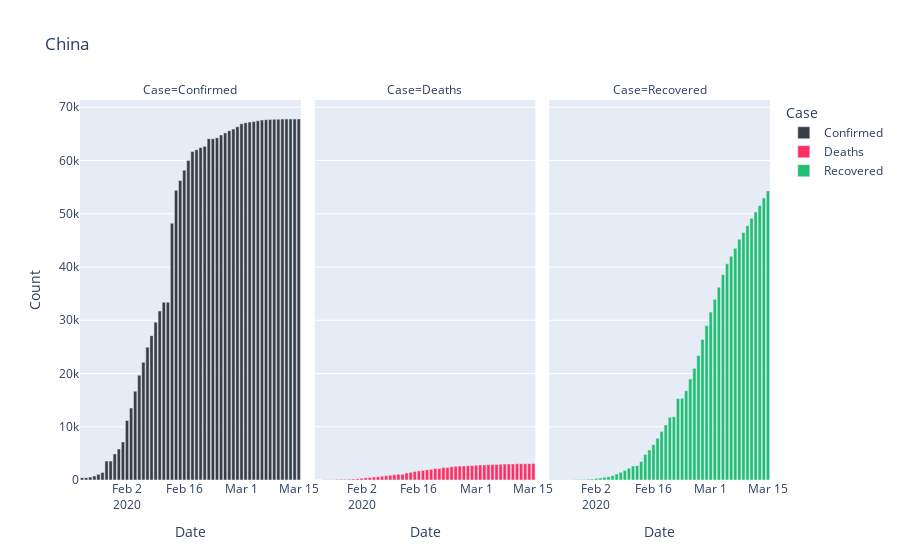
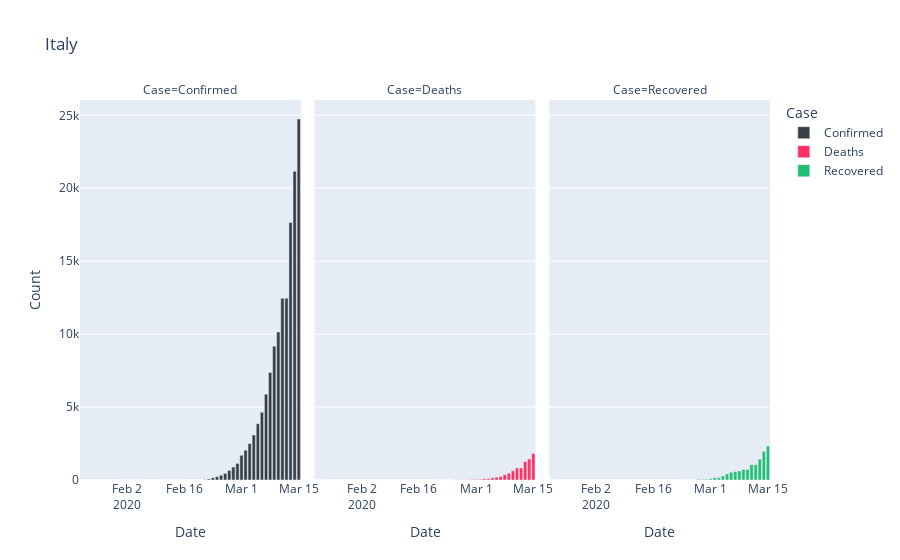
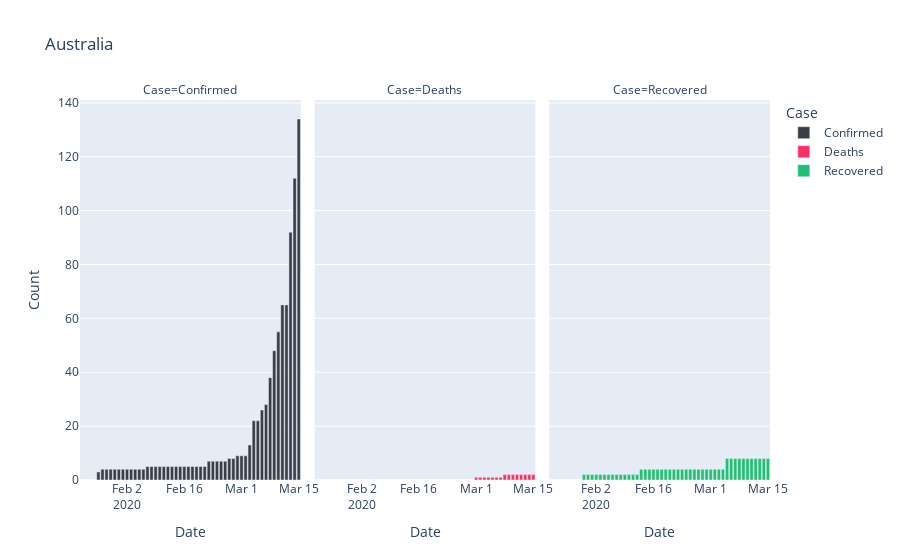
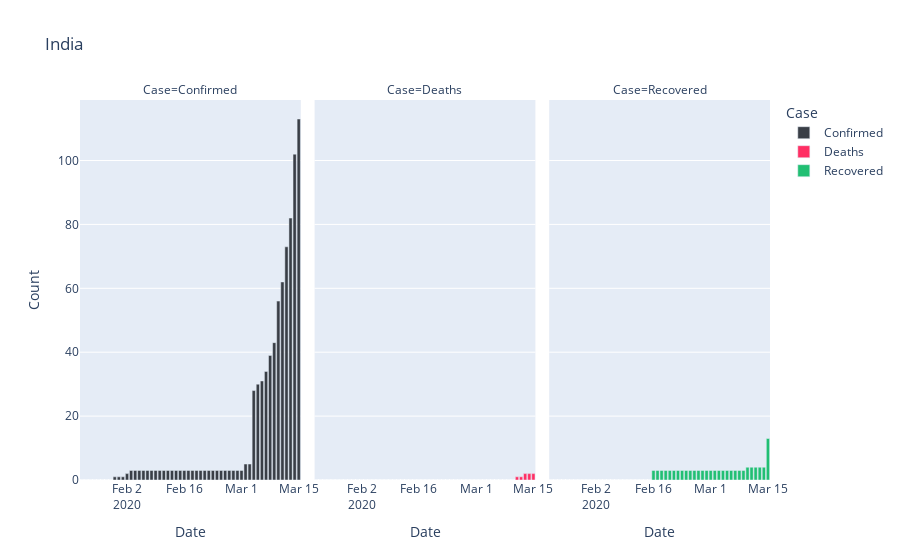

Source (notebook cell) for these figures, in order:
### Code cell
get_split_fig(["China","Italy","Australia","India"])

### Figure 1 — Plotly figure (JSON) as saved in the notebook; plotly's stock layout.template omitted (floating-point values rounded to 4 significant figures)
{"data": [{"alignmentgroup": "True", "hoverlabel": {"namelength": 0}, "hovertemplate": "Case=Confirmed<br>Date=%{x}<br>Count=%{y}", "legendgroup": "Confirmed", "marker": {"color": "#393e46"}, "name": "Confirmed", "offsetgroup": "Confirmed", "orientation": "v", "showlegend": true, "textposition": "auto", "type": "bar", "x": ["2020-01-22T00:00:00", "2020-01-23T00:00:00", "2020-01-24T00:00:00", "2020-01-25T00:00:00", "2020-01-26T00:00:00", "2020-01-27T00:00:00", "2020-01-28T00:00:00", "2020-01-29T00:00:00", "2020-01-30T00:00:00", "2020-01-31T00:00:00", "2020-02-01T00:00:00", "2020-02-02T00:00:00", "2020-02-03T00:00:00", "2020-02-04T00:00:00", "2020-02-05T00:00:00", "2020-02-06T00:00:00", "2020-02-07T00:00:00", "2020-02-08T00:00:00", "2020-02-09T00:00:00", "2020-02-10T00:00:00", "2020-02-11T00:00:00", "2020-02-12T00:00:00", "2020-02-13T00:00:00", "2020-02-14T00:00:00", "2020-02-15T00:00:00", "2020-02-16T00:00:00", "2020-02-17T00:00:00", "2020-02-18T00:00:00", "2020-02-19T00:00:00", "2020-02-20T00:00:00", "2020-02-21T00:00:00", "2020-02-22T00:00:00", "2020-02-23T00:00:00", "2020-02-24T00:00:00", "2020-02-25T00:00:00", "2020-02-26T00:00:00", "2020-02-27T00:00:00", "2020-02-28T00:00:00", "2020-02-29T00:00:00", "2020-03-01T00:00:00", "2020-03-02T00:00:00", "2020-03-03T00:00:00", "2020-03-04T00:00:00", "2020-03-05T00:00:00", "2020-03-06T00:00:00", "2020-03-07T00:00:00", "2020-03-08T00:00:00", "2020-03-09T00:00:00", "2020-03-10T00:00:00", "2020-03-11T00:00:00", "2020-03-12T00:00:00", "2020-03-13T00:00:00", "2020-03-14T00:00:00", "2020-03-15T00:00:00"], "xaxis": "x", "y": [444, 444, 549, 761, 1058, 1423, 3554, 3554, 4903, 5806, 7153, 11177, 13522, 16678, 19665, 22112, 24953, 27100, 29631, 31728, 33366, 33366, 48206, 54406, 56249, 58182, 59989, 61682, 62031, 62442, 62662, 64084, 64084, 64287, 64786, 65187, 65596, 65914, 66337, 66907, 67103, 67217, 67332, 67466, 67592, 67666, 67707, 67743, 67760, 67773, 67781, 67786, 67790, 67794], "yaxis": "y"}, {"alignmentgroup": "True", "hoverlabel": {"namelength": 0}, "hovertemplate": "Case=Deaths<br>Date=%{x}<br>Count=%{y}", "legendgroup": "Deaths", "marker": {"color": "#ff2e63"}, "name": "Deaths", "offsetgroup": "Deaths", "orientation": "v", "showlegend": true, "textposition": "auto", "type": "bar", "x": ["2020-01-22T00:00:00", "2020-01-23T00:00:00", "2020-01-24T00:00:00", "2020-01-25T00:00:00", "2020-01-26T00:00:00", "2020-01-27T00:00:00", "2020-01-28T00:00:00", "2020-01-29T00:00:00", "2020-01-30T00:00:00", "2020-01-31T00:00:00", "2020-02-01T00:00:00", "2020-02-02T00:00:00", "2020-02-03T00:00:00", "2020-02-04T00:00:00", "2020-02-05T00:00:00", "2020-02-06T00:00:00", "2020-02-07T00:00:00", "2020-02-08T00:00:00", "2020-02-09T00:00:00", "2020-02-10T00:00:00", "2020-02-11T00:00:00", "2020-02-12T00:00:00", "2020-02-13T00:00:00", "2020-02-14T00:00:00", "2020-02-15T00:00:00", "2020-02-16T00:00:00", "2020-02-17T00:00:00", "2020-02-18T00:00:00", "2020-02-19T00:00:00", "2020-02-20T00:00:00", "2020-02-21T00:00:00", "2020-02-22T00:00:00", "2020-02-23T00:00:00", "2020-02-24T00:00:00", "2020-02-25T00:00:00", "2020-02-26T00:00:00", "2020-02-27T00:00:00", "2020-02-28T00:00:00", "2020-02-29T00:00:00", "2020-03-01T00:00:00", "2020-03-02T00:00:00", "2020-03-03T00:00:00", "2020-03-04T00:00:00", "2020-03-05T00:00:00", "2020-03-06T00:00:00", "2020-03-07T00:00:00", "2020-03-08T00:00:00", "2020-03-09T00:00:00", "2020-03-10T00:00:00", "2020-03-11T00:00:00", "2020-03-12T00:00:00", "2020-03-13T00:00:00", "2020-03-14T00:00:00", "2020-03-15T00:00:00"], "xaxis": "x2", "y": [17, 17, 24, 40, 52, 76, 125, 125, 162, 204, 249, 350, 414, 479, 549, 618, 699, 780, 871, 974, 1068, 1068, 1310, 1457, 1596, 1696, 1789, 1921, 2029, 2144, 2144, 2346, 2346, 2495, 2563, 2615, 2641, 2682, 2727, 2761, 2803, 2835, 2871, 2902, 2931, 2959, 2986, 3008, 3024, 3046, 3056, 3062, 3075, 3085], "yaxis": "y2"}, {"alignmentgroup": "True", "hoverlabel": {"namelength": 0}, "hovertemplate": "Case=Recovered<br>Date=%{x}<br>Count=%{y}", "legendgroup": "Recovered", "marker": {"color": "#21bf73"}, "name": "Recovered", "offsetgroup": "Recovered", "orientation": "v", "showlegend": true, "textposition": "auto", "type": "bar", "x": ["2020-01-22T00:00:00", "2020-01-23T00:00:00", "2020-01-24T00:00:00", "2020-01-25T00:00:00", "2020-01-26T00:00:00", "2020-01-27T00:00:00", "2020-01-28T00:00:00", "2020-01-29T00:00:00", "2020-01-30T00:00:00", "2020-01-31T00:00:00", "2020-02-01T00:00:00", "2020-02-02T00:00:00", "2020-02-03T00:00:00", "2020-02-04T00:00:00", "2020-02-05T00:00:00", "2020-02-06T00:00:00", "2020-02-07T00:00:00", "2020-02-08T00:00:00", "2020-02-09T00:00:00", "2020-02-10T00:00:00", "2020-02-11T00:00:00", "2020-02-12T00:00:00", "2020-02-13T00:00:00", "2020-02-14T00:00:00", "2020-02-15T00:00:00", "2020-02-16T00:00:00", "2020-02-17T00:00:00", "2020-02-18T00:00:00", "2020-02-19T00:00:00", "2020-02-20T00:00:00", "2020-02-21T00:00:00", "2020-02-22T00:00:00", "2020-02-23T00:00:00", "2020-02-24T00:00:00", "2020-02-25T00:00:00", "2020-02-26T00:00:00", "2020-02-27T00:00:00", "2020-02-28T00:00:00", "2020-02-29T00:00:00", "2020-03-01T00:00:00", "2020-03-02T00:00:00", "2020-03-03T00:00:00", "2020-03-04T00:00:00", "2020-03-05T00:00:00", "2020-03-06T00:00:00", "2020-03-07T00:00:00", "2020-03-08T00:00:00", "2020-03-09T00:00:00", "2020-03-10T00:00:00", "2020-03-11T00:00:00", "2020-03-12T00:00:00", "2020-03-13T00:00:00", "2020-03-14T00:00:00", "2020-03-15T00:00:00"], "xaxis": "x3", "y": [28, 28, 31, 32, 42, 45, 80, 88, 90, 141, 168, 295, 386, 522, 633, 817, 1115, 1439, 1795, 2222, 2639, 2686, 3459, 4774, 5623, 6639, 7862, 9128, 10337, 11788, 11881, 15299, 15343, 16748, 18971, 20969, 23383, 26403, 28993, 31536, 33934, 36208, 38557, 40592, 42033, 43500, 45235, 46488, 47743, 49134, 50318, 51553, 52960, 54288], "yaxis": "y3"}], "layout": {"annotations": [{"font": {}, "showarrow": false, "text": "Case=Confirmed", "x": 0.16, "xanchor": "center", "xref": "paper", "y": 1, "yanchor": "bottom", "yref": "paper"}, {"font": {}, "showarrow": false, "text": "Case=Deaths", "x": 0.5, "xanchor": "center", "xref": "paper", "y": 1, "yanchor": "bottom", "yref": "paper"}, {"font": {}, "showarrow": false, "text": "Case=Recovered", "x": 0.84, "xanchor": "center", "xref": "paper", "y": 1, "yanchor": "bottom", "yref": "paper"}], "barmode": "relative", "legend": {"title": {"text": "Case"}, "tracegroupgap": 0}, "title": {"text": "China"}, "xaxis": {"anchor": "y", "domain": [0, 0.32], "title": {"text": "Date"}}, "xaxis2": {"anchor": "y2", "domain": [0.34, 0.66], "matches": "x", "title": {"text": "Date"}}, "xaxis3": {"anchor": "y3", "domain": [0.68, 1.0], "matches": "x", "title": {"text": "Date"}}, "yaxis": {"anchor": "x", "domain": [0, 1], "title": {"text": "Count"}}, "yaxis2": {"anchor": "x2", "domain": [0, 1], "matches": "y", "showticklabels": false}, "yaxis3": {"anchor": "x3", "domain": [0, 1], "matches": "y", "showticklabels": false}}}

### Figure 2 — Plotly figure (JSON) as saved in the notebook; plotly's stock layout.template omitted (floating-point values rounded to 4 significant figures)
{"data": [{"alignmentgroup": "True", "hoverlabel": {"namelength": 0}, "hovertemplate": "Case=Confirmed<br>Date=%{x}<br>Count=%{y}", "legendgroup": "Confirmed", "marker": {"color": "#393e46"}, "name": "Confirmed", "offsetgroup": "Confirmed", "orientation": "v", "showlegend": true, "textposition": "auto", "type": "bar", "x": ["2020-01-22T00:00:00", "2020-01-23T00:00:00", "2020-01-24T00:00:00", "2020-01-25T00:00:00", "2020-01-26T00:00:00", "2020-01-27T00:00:00", "2020-01-28T00:00:00", "2020-01-29T00:00:00", "2020-01-30T00:00:00", "2020-01-31T00:00:00", "2020-02-01T00:00:00", "2020-02-02T00:00:00", "2020-02-03T00:00:00", "2020-02-04T00:00:00", "2020-02-05T00:00:00", "2020-02-06T00:00:00", "2020-02-07T00:00:00", "2020-02-08T00:00:00", "2020-02-09T00:00:00", "2020-02-10T00:00:00", "2020-02-11T00:00:00", "2020-02-12T00:00:00", "2020-02-13T00:00:00", "2020-02-14T00:00:00", "2020-02-15T00:00:00", "2020-02-16T00:00:00", "2020-02-17T00:00:00", "2020-02-18T00:00:00", "2020-02-19T00:00:00", "2020-02-20T00:00:00", "2020-02-21T00:00:00", "2020-02-22T00:00:00", "2020-02-23T00:00:00", "2020-02-24T00:00:00", "2020-02-25T00:00:00", "2020-02-26T00:00:00", "2020-02-27T00:00:00", "2020-02-28T00:00:00", "2020-02-29T00:00:00", "2020-03-01T00:00:00", "2020-03-02T00:00:00", "2020-03-03T00:00:00", "2020-03-04T00:00:00", "2020-03-05T00:00:00", "2020-03-06T00:00:00", "2020-03-07T00:00:00", "2020-03-08T00:00:00", "2020-03-09T00:00:00", "2020-03-10T00:00:00", "2020-03-11T00:00:00", "2020-03-12T00:00:00", "2020-03-13T00:00:00", "2020-03-14T00:00:00", "2020-03-15T00:00:00"], "xaxis": "x", "y": [0, 0, 0, 0, 0, 0, 0, 0, 0, 2, 2, 2, 2, 2, 2, 2, 3, 3, 3, 3, 3, 3, 3, 3, 3, 3, 3, 3, 3, 3, 20, 62, 155, 229, 322, 453, 655, 888, 1128, 1694, 2036, 2502, 3089, 3858, 4636, 5883, 7375, 9172, 10149, 12462, 12462, 17660, 21157, 24747], "yaxis": "y"}, {"alignmentgroup": "True", "hoverlabel": {"namelength": 0}, "hovertemplate": "Case=Deaths<br>Date=%{x}<br>Count=%{y}", "legendgroup": "Deaths", "marker": {"color": "#ff2e63"}, "name": "Deaths", "offsetgroup": "Deaths", "orientation": "v", "showlegend": true, "textposition": "auto", "type": "bar", "x": ["2020-01-22T00:00:00", "2020-01-23T00:00:00", "2020-01-24T00:00:00", "2020-01-25T00:00:00", "2020-01-26T00:00:00", "2020-01-27T00:00:00", "2020-01-28T00:00:00", "2020-01-29T00:00:00", "2020-01-30T00:00:00", "2020-01-31T00:00:00", "2020-02-01T00:00:00", "2020-02-02T00:00:00", "2020-02-03T00:00:00", "2020-02-04T00:00:00", "2020-02-05T00:00:00", "2020-02-06T00:00:00", "2020-02-07T00:00:00", "2020-02-08T00:00:00", "2020-02-09T00:00:00", "2020-02-10T00:00:00", "2020-02-11T00:00:00", "2020-02-12T00:00:00", "2020-02-13T00:00:00", "2020-02-14T00:00:00", "2020-02-15T00:00:00", "2020-02-16T00:00:00", "2020-02-17T00:00:00", "2020-02-18T00:00:00", "2020-02-19T00:00:00", "2020-02-20T00:00:00", "2020-02-21T00:00:00", "2020-02-22T00:00:00", "2020-02-23T00:00:00", "2020-02-24T00:00:00", "2020-02-25T00:00:00", "2020-02-26T00:00:00", "2020-02-27T00:00:00", "2020-02-28T00:00:00", "2020-02-29T00:00:00", "2020-03-01T00:00:00", "2020-03-02T00:00:00", "2020-03-03T00:00:00", "2020-03-04T00:00:00", "2020-03-05T00:00:00", "2020-03-06T00:00:00", "2020-03-07T00:00:00", "2020-03-08T00:00:00", "2020-03-09T00:00:00", "2020-03-10T00:00:00", "2020-03-11T00:00:00", "2020-03-12T00:00:00", "2020-03-13T00:00:00", "2020-03-14T00:00:00", "2020-03-15T00:00:00"], "xaxis": "x2", "y": [0, 0, 0, 0, 0, 0, 0, 0, 0, 0, 0, 0, 0, 0, 0, 0, 0, 0, 0, 0, 0, 0, 0, 0, 0, 0, 0, 0, 0, 0, 1, 2, 3, 7, 10, 12, 17, 21, 29, 34, 52, 79, 107, 148, 197, 233, 366, 463, 631, 827, 827, 1266, 1441, 1809], "yaxis": "y2"}, {"alignmentgroup": "True", "hoverlabel": {"namelength": 0}, "hovertemplate": "Case=Recovered<br>Date=%{x}<br>Count=%{y}", "legendgroup": "Recovered", "marker": {"color": "#21bf73"}, "name": "Recovered", "offsetgroup": "Recovered", "orientation": "v", "showlegend": true, "textposition": "auto", "type": "bar", "x": ["2020-01-22T00:00:00", "2020-01-23T00:00:00", "2020-01-24T00:00:00", "2020-01-25T00:00:00", "2020-01-26T00:00:00", "2020-01-27T00:00:00", "2020-01-28T00:00:00", "2020-01-29T00:00:00", "2020-01-30T00:00:00", "2020-01-31T00:00:00", "2020-02-01T00:00:00", "2020-02-02T00:00:00", "2020-02-03T00:00:00", "2020-02-04T00:00:00", "2020-02-05T00:00:00", "2020-02-06T00:00:00", "2020-02-07T00:00:00", "2020-02-08T00:00:00", "2020-02-09T00:00:00", "2020-02-10T00:00:00", "2020-02-11T00:00:00", "2020-02-12T00:00:00", "2020-02-13T00:00:00", "2020-02-14T00:00:00", "2020-02-15T00:00:00", "2020-02-16T00:00:00", "2020-02-17T00:00:00", "2020-02-18T00:00:00", "2020-02-19T00:00:00", "2020-02-20T00:00:00", "2020-02-21T00:00:00", "2020-02-22T00:00:00", "2020-02-23T00:00:00", "2020-02-24T00:00:00", "2020-02-25T00:00:00", "2020-02-26T00:00:00", "2020-02-27T00:00:00", "2020-02-28T00:00:00", "2020-02-29T00:00:00", "2020-03-01T00:00:00", "2020-03-02T00:00:00", "2020-03-03T00:00:00", "2020-03-04T00:00:00", "2020-03-05T00:00:00", "2020-03-06T00:00:00", "2020-03-07T00:00:00", "2020-03-08T00:00:00", "2020-03-09T00:00:00", "2020-03-10T00:00:00", "2020-03-11T00:00:00", "2020-03-12T00:00:00", "2020-03-13T00:00:00", "2020-03-14T00:00:00", "2020-03-15T00:00:00"], "xaxis": "x3", "y": [0, 0, 0, 0, 0, 0, 0, 0, 0, 0, 0, 0, 0, 0, 0, 0, 0, 0, 0, 0, 0, 0, 0, 0, 0, 0, 0, 0, 0, 0, 0, 1, 2, 1, 1, 3, 45, 46, 46, 83, 149, 160, 276, 414, 523, 589, 622, 724, 724, 1045, 1045, 1439, 1966, 2335], "yaxis": "y3"}], "layout": {"annotations": [{"font": {}, "showarrow": false, "text": "Case=Confirmed", "x": 0.16, "xanchor": "center", "xref": "paper", "y": 1, "yanchor": "bottom", "yref": "paper"}, {"font": {}, "showarrow": false, "text": "Case=Deaths", "x": 0.5, "xanchor": "center", "xref": "paper", "y": 1, "yanchor": "bottom", "yref": "paper"}, {"font": {}, "showarrow": false, "text": "Case=Recovered", "x": 0.84, "xanchor": "center", "xref": "paper", "y": 1, "yanchor": "bottom", "yref": "paper"}], "barmode": "relative", "legend": {"title": {"text": "Case"}, "tracegroupgap": 0}, "title": {"text": "Italy"}, "xaxis": {"anchor": "y", "domain": [0, 0.32], "title": {"text": "Date"}}, "xaxis2": {"anchor": "y2", "domain": [0.34, 0.66], "matches": "x", "title": {"text": "Date"}}, "xaxis3": {"anchor": "y3", "domain": [0.68, 1.0], "matches": "x", "title": {"text": "Date"}}, "yaxis": {"anchor": "x", "domain": [0, 1], "title": {"text": "Count"}}, "yaxis2": {"anchor": "x2", "domain": [0, 1], "matches": "y", "showticklabels": false}, "yaxis3": {"anchor": "x3", "domain": [0, 1], "matches": "y", "showticklabels": false}}}

### Figure 3 — Plotly figure (JSON) as saved in the notebook; plotly's stock layout.template omitted (floating-point values rounded to 4 significant figures)
{"data": [{"alignmentgroup": "True", "hoverlabel": {"namelength": 0}, "hovertemplate": "Case=Confirmed<br>Date=%{x}<br>Count=%{y}", "legendgroup": "Confirmed", "marker": {"color": "#393e46"}, "name": "Confirmed", "offsetgroup": "Confirmed", "orientation": "v", "showlegend": true, "textposition": "auto", "type": "bar", "x": ["2020-01-22T00:00:00", "2020-01-23T00:00:00", "2020-01-24T00:00:00", "2020-01-25T00:00:00", "2020-01-26T00:00:00", "2020-01-27T00:00:00", "2020-01-28T00:00:00", "2020-01-29T00:00:00", "2020-01-30T00:00:00", "2020-01-31T00:00:00", "2020-02-01T00:00:00", "2020-02-02T00:00:00", "2020-02-03T00:00:00", "2020-02-04T00:00:00", "2020-02-05T00:00:00", "2020-02-06T00:00:00", "2020-02-07T00:00:00", "2020-02-08T00:00:00", "2020-02-09T00:00:00", "2020-02-10T00:00:00", "2020-02-11T00:00:00", "2020-02-12T00:00:00", "2020-02-13T00:00:00", "2020-02-14T00:00:00", "2020-02-15T00:00:00", "2020-02-16T00:00:00", "2020-02-17T00:00:00", "2020-02-18T00:00:00", "2020-02-19T00:00:00", "2020-02-20T00:00:00", "2020-02-21T00:00:00", "2020-02-22T00:00:00", "2020-02-23T00:00:00", "2020-02-24T00:00:00", "2020-02-25T00:00:00", "2020-02-26T00:00:00", "2020-02-27T00:00:00", "2020-02-28T00:00:00", "2020-02-29T00:00:00", "2020-03-01T00:00:00", "2020-03-02T00:00:00", "2020-03-03T00:00:00", "2020-03-04T00:00:00", "2020-03-05T00:00:00", "2020-03-06T00:00:00", "2020-03-07T00:00:00", "2020-03-08T00:00:00", "2020-03-09T00:00:00", "2020-03-10T00:00:00", "2020-03-11T00:00:00", "2020-03-12T00:00:00", "2020-03-13T00:00:00", "2020-03-14T00:00:00", "2020-03-15T00:00:00"], "xaxis": "x", "y": [0, 0, 0, 0, 3, 4, 4, 4, 4, 4, 4, 4, 4, 4, 4, 4, 5, 5, 5, 5, 5, 5, 5, 5, 5, 5, 5, 5, 5, 5, 5, 7, 7, 7, 7, 7, 8, 8, 9, 9, 9, 13, 22, 22, 26, 28, 38, 48, 55, 65, 65, 92, 112, 134], "yaxis": "y"}, {"alignmentgroup": "True", "hoverlabel": {"namelength": 0}, "hovertemplate": "Case=Deaths<br>Date=%{x}<br>Count=%{y}", "legendgroup": "Deaths", "marker": {"color": "#ff2e63"}, "name": "Deaths", "offsetgroup": "Deaths", "orientation": "v", "showlegend": true, "textposition": "auto", "type": "bar", "x": ["2020-01-22T00:00:00", "2020-01-23T00:00:00", "2020-01-24T00:00:00", "2020-01-25T00:00:00", "2020-01-26T00:00:00", "2020-01-27T00:00:00", "2020-01-28T00:00:00", "2020-01-29T00:00:00", "2020-01-30T00:00:00", "2020-01-31T00:00:00", "2020-02-01T00:00:00", "2020-02-02T00:00:00", "2020-02-03T00:00:00", "2020-02-04T00:00:00", "2020-02-05T00:00:00", "2020-02-06T00:00:00", "2020-02-07T00:00:00", "2020-02-08T00:00:00", "2020-02-09T00:00:00", "2020-02-10T00:00:00", "2020-02-11T00:00:00", "2020-02-12T00:00:00", "2020-02-13T00:00:00", "2020-02-14T00:00:00", "2020-02-15T00:00:00", "2020-02-16T00:00:00", "2020-02-17T00:00:00", "2020-02-18T00:00:00", "2020-02-19T00:00:00", "2020-02-20T00:00:00", "2020-02-21T00:00:00", "2020-02-22T00:00:00", "2020-02-23T00:00:00", "2020-02-24T00:00:00", "2020-02-25T00:00:00", "2020-02-26T00:00:00", "2020-02-27T00:00:00", "2020-02-28T00:00:00", "2020-02-29T00:00:00", "2020-03-01T00:00:00", "2020-03-02T00:00:00", "2020-03-03T00:00:00", "2020-03-04T00:00:00", "2020-03-05T00:00:00", "2020-03-06T00:00:00", "2020-03-07T00:00:00", "2020-03-08T00:00:00", "2020-03-09T00:00:00", "2020-03-10T00:00:00", "2020-03-11T00:00:00", "2020-03-12T00:00:00", "2020-03-13T00:00:00", "2020-03-14T00:00:00", "2020-03-15T00:00:00"], "xaxis": "x2", "y": [0, 0, 0, 0, 0, 0, 0, 0, 0, 0, 0, 0, 0, 0, 0, 0, 0, 0, 0, 0, 0, 0, 0, 0, 0, 0, 0, 0, 0, 0, 0, 0, 0, 0, 0, 0, 0, 0, 0, 1, 1, 1, 1, 1, 1, 1, 2, 2, 2, 2, 2, 2, 2, 2], "yaxis": "y2"}, {"alignmentgroup": "True", "hoverlabel": {"namelength": 0}, "hovertemplate": "Case=Recovered<br>Date=%{x}<br>Count=%{y}", "legendgroup": "Recovered", "marker": {"color": "#21bf73"}, "name": "Recovered", "offsetgroup": "Recovered", "orientation": "v", "showlegend": true, "textposition": "auto", "type": "bar", "x": ["2020-01-22T00:00:00", "2020-01-23T00:00:00", "2020-01-24T00:00:00", "2020-01-25T00:00:00", "2020-01-26T00:00:00", "2020-01-27T00:00:00", "2020-01-28T00:00:00", "2020-01-29T00:00:00", "2020-01-30T00:00:00", "2020-01-31T00:00:00", "2020-02-01T00:00:00", "2020-02-02T00:00:00", "2020-02-03T00:00:00", "2020-02-04T00:00:00", "2020-02-05T00:00:00", "2020-02-06T00:00:00", "2020-02-07T00:00:00", "2020-02-08T00:00:00", "2020-02-09T00:00:00", "2020-02-10T00:00:00", "2020-02-11T00:00:00", "2020-02-12T00:00:00", "2020-02-13T00:00:00", "2020-02-14T00:00:00", "2020-02-15T00:00:00", "2020-02-16T00:00:00", "2020-02-17T00:00:00", "2020-02-18T00:00:00", "2020-02-19T00:00:00", "2020-02-20T00:00:00", "2020-02-21T00:00:00", "2020-02-22T00:00:00", "2020-02-23T00:00:00", "2020-02-24T00:00:00", "2020-02-25T00:00:00", "2020-02-26T00:00:00", "2020-02-27T00:00:00", "2020-02-28T00:00:00", "2020-02-29T00:00:00", "2020-03-01T00:00:00", "2020-03-02T00:00:00", "2020-03-03T00:00:00", "2020-03-04T00:00:00", "2020-03-05T00:00:00", "2020-03-06T00:00:00", "2020-03-07T00:00:00", "2020-03-08T00:00:00", "2020-03-09T00:00:00", "2020-03-10T00:00:00", "2020-03-11T00:00:00", "2020-03-12T00:00:00", "2020-03-13T00:00:00", "2020-03-14T00:00:00", "2020-03-15T00:00:00"], "xaxis": "x3", "y": [0, 0, 0, 0, 0, 0, 0, 0, 2, 2, 2, 2, 2, 2, 2, 2, 2, 2, 2, 2, 2, 2, 4, 4, 4, 4, 4, 4, 4, 4, 4, 4, 4, 4, 4, 4, 4, 4, 4, 4, 4, 4, 4, 8, 8, 8, 8, 8, 8, 8, 8, 8, 8, 8], "yaxis": "y3"}], "layout": {"annotations": [{"font": {}, "showarrow": false, "text": "Case=Confirmed", "x": 0.16, "xanchor": "center", "xref": "paper", "y": 1, "yanchor": "bottom", "yref": "paper"}, {"font": {}, "showarrow": false, "text": "Case=Deaths", "x": 0.5, "xanchor": "center", "xref": "paper", "y": 1, "yanchor": "bottom", "yref": "paper"}, {"font": {}, "showarrow": false, "text": "Case=Recovered", "x": 0.84, "xanchor": "center", "xref": "paper", "y": 1, "yanchor": "bottom", "yref": "paper"}], "barmode": "relative", "legend": {"title": {"text": "Case"}, "tracegroupgap": 0}, "title": {"text": "Australia"}, "xaxis": {"anchor": "y", "domain": [0, 0.32], "title": {"text": "Date"}}, "xaxis2": {"anchor": "y2", "domain": [0.34, 0.66], "matches": "x", "title": {"text": "Date"}}, "xaxis3": {"anchor": "y3", "domain": [0.68, 1.0], "matches": "x", "title": {"text": "Date"}}, "yaxis": {"anchor": "x", "domain": [0, 1], "title": {"text": "Count"}}, "yaxis2": {"anchor": "x2", "domain": [0, 1], "matches": "y", "showticklabels": false}, "yaxis3": {"anchor": "x3", "domain": [0, 1], "matches": "y", "showticklabels": false}}}

### Figure 4 — Plotly figure (JSON) as saved in the notebook; plotly's stock layout.template omitted (floating-point values rounded to 4 significant figures)
{"data": [{"alignmentgroup": "True", "hoverlabel": {"namelength": 0}, "hovertemplate": "Case=Confirmed<br>Date=%{x}<br>Count=%{y}", "legendgroup": "Confirmed", "marker": {"color": "#393e46"}, "name": "Confirmed", "offsetgroup": "Confirmed", "orientation": "v", "showlegend": true, "textposition": "auto", "type": "bar", "x": ["2020-01-22T00:00:00", "2020-01-23T00:00:00", "2020-01-24T00:00:00", "2020-01-25T00:00:00", "2020-01-26T00:00:00", "2020-01-27T00:00:00", "2020-01-28T00:00:00", "2020-01-29T00:00:00", "2020-01-30T00:00:00", "2020-01-31T00:00:00", "2020-02-01T00:00:00", "2020-02-02T00:00:00", "2020-02-03T00:00:00", "2020-02-04T00:00:00", "2020-02-05T00:00:00", "2020-02-06T00:00:00", "2020-02-07T00:00:00", "2020-02-08T00:00:00", "2020-02-09T00:00:00", "2020-02-10T00:00:00", "2020-02-11T00:00:00", "2020-02-12T00:00:00", "2020-02-13T00:00:00", "2020-02-14T00:00:00", "2020-02-15T00:00:00", "2020-02-16T00:00:00", "2020-02-17T00:00:00", "2020-02-18T00:00:00", "2020-02-19T00:00:00", "2020-02-20T00:00:00", "2020-02-21T00:00:00", "2020-02-22T00:00:00", "2020-02-23T00:00:00", "2020-02-24T00:00:00", "2020-02-25T00:00:00", "2020-02-26T00:00:00", "2020-02-27T00:00:00", "2020-02-28T00:00:00", "2020-02-29T00:00:00", "2020-03-01T00:00:00", "2020-03-02T00:00:00", "2020-03-03T00:00:00", "2020-03-04T00:00:00", "2020-03-05T00:00:00", "2020-03-06T00:00:00", "2020-03-07T00:00:00", "2020-03-08T00:00:00", "2020-03-09T00:00:00", "2020-03-10T00:00:00", "2020-03-11T00:00:00", "2020-03-12T00:00:00", "2020-03-13T00:00:00", "2020-03-14T00:00:00", "2020-03-15T00:00:00"], "xaxis": "x", "y": [0, 0, 0, 0, 0, 0, 0, 0, 1, 1, 1, 2, 3, 3, 3, 3, 3, 3, 3, 3, 3, 3, 3, 3, 3, 3, 3, 3, 3, 3, 3, 3, 3, 3, 3, 3, 3, 3, 3, 3, 5, 5, 28, 30, 31, 34, 39, 43, 56, 62, 73, 82, 102, 113], "yaxis": "y"}, {"alignmentgroup": "True", "hoverlabel": {"namelength": 0}, "hovertemplate": "Case=Deaths<br>Date=%{x}<br>Count=%{y}", "legendgroup": "Deaths", "marker": {"color": "#ff2e63"}, "name": "Deaths", "offsetgroup": "Deaths", "orientation": "v", "showlegend": true, "textposition": "auto", "type": "bar", "x": ["2020-01-22T00:00:00", "2020-01-23T00:00:00", "2020-01-24T00:00:00", "2020-01-25T00:00:00", "2020-01-26T00:00:00", "2020-01-27T00:00:00", "2020-01-28T00:00:00", "2020-01-29T00:00:00", "2020-01-30T00:00:00", "2020-01-31T00:00:00", "2020-02-01T00:00:00", "2020-02-02T00:00:00", "2020-02-03T00:00:00", "2020-02-04T00:00:00", "2020-02-05T00:00:00", "2020-02-06T00:00:00", "2020-02-07T00:00:00", "2020-02-08T00:00:00", "2020-02-09T00:00:00", "2020-02-10T00:00:00", "2020-02-11T00:00:00", "2020-02-12T00:00:00", "2020-02-13T00:00:00", "2020-02-14T00:00:00", "2020-02-15T00:00:00", "2020-02-16T00:00:00", "2020-02-17T00:00:00", "2020-02-18T00:00:00", "2020-02-19T00:00:00", "2020-02-20T00:00:00", "2020-02-21T00:00:00", "2020-02-22T00:00:00", "2020-02-23T00:00:00", "2020-02-24T00:00:00", "2020-02-25T00:00:00", "2020-02-26T00:00:00", "2020-02-27T00:00:00", "2020-02-28T00:00:00", "2020-02-29T00:00:00", "2020-03-01T00:00:00", "2020-03-02T00:00:00", "2020-03-03T00:00:00", "2020-03-04T00:00:00", "2020-03-05T00:00:00", "2020-03-06T00:00:00", "2020-03-07T00:00:00", "2020-03-08T00:00:00", "2020-03-09T00:00:00", "2020-03-10T00:00:00", "2020-03-11T00:00:00", "2020-03-12T00:00:00", "2020-03-13T00:00:00", "2020-03-14T00:00:00", "2020-03-15T00:00:00"], "xaxis": "x2", "y": [0, 0, 0, 0, 0, 0, 0, 0, 0, 0, 0, 0, 0, 0, 0, 0, 0, 0, 0, 0, 0, 0, 0, 0, 0, 0, 0, 0, 0, 0, 0, 0, 0, 0, 0, 0, 0, 0, 0, 0, 0, 0, 0, 0, 0, 0, 0, 0, 0, 1, 1, 2, 2, 2], "yaxis": "y2"}, {"alignmentgroup": "True", "hoverlabel": {"namelength": 0}, "hovertemplate": "Case=Recovered<br>Date=%{x}<br>Count=%{y}", "legendgroup": "Recovered", "marker": {"color": "#21bf73"}, "name": "Recovered", "offsetgroup": "Recovered", "orientation": "v", "showlegend": true, "textposition": "auto", "type": "bar", "x": ["2020-01-22T00:00:00", "2020-01-23T00:00:00", "2020-01-24T00:00:00", "2020-01-25T00:00:00", "2020-01-26T00:00:00", "2020-01-27T00:00:00", "2020-01-28T00:00:00", "2020-01-29T00:00:00", "2020-01-30T00:00:00", "2020-01-31T00:00:00", "2020-02-01T00:00:00", "2020-02-02T00:00:00", "2020-02-03T00:00:00", "2020-02-04T00:00:00", "2020-02-05T00:00:00", "2020-02-06T00:00:00", "2020-02-07T00:00:00", "2020-02-08T00:00:00", "2020-02-09T00:00:00", "2020-02-10T00:00:00", "2020-02-11T00:00:00", "2020-02-12T00:00:00", "2020-02-13T00:00:00", "2020-02-14T00:00:00", "2020-02-15T00:00:00", "2020-02-16T00:00:00", "2020-02-17T00:00:00", "2020-02-18T00:00:00", "2020-02-19T00:00:00", "2020-02-20T00:00:00", "2020-02-21T00:00:00", "2020-02-22T00:00:00", "2020-02-23T00:00:00", "2020-02-24T00:00:00", "2020-02-25T00:00:00", "2020-02-26T00:00:00", "2020-02-27T00:00:00", "2020-02-28T00:00:00", "2020-02-29T00:00:00", "2020-03-01T00:00:00", "2020-03-02T00:00:00", "2020-03-03T00:00:00", "2020-03-04T00:00:00", "2020-03-05T00:00:00", "2020-03-06T00:00:00", "2020-03-07T00:00:00", "2020-03-08T00:00:00", "2020-03-09T00:00:00", "2020-03-10T00:00:00", "2020-03-11T00:00:00", "2020-03-12T00:00:00", "2020-03-13T00:00:00", "2020-03-14T00:00:00", "2020-03-15T00:00:00"], "xaxis": "x3", "y": [0, 0, 0, 0, 0, 0, 0, 0, 0, 0, 0, 0, 0, 0, 0, 0, 0, 0, 0, 0, 0, 0, 0, 0, 0, 3, 3, 3, 3, 3, 3, 3, 3, 3, 3, 3, 3, 3, 3, 3, 3, 3, 3, 3, 3, 3, 3, 3, 4, 4, 4, 4, 4, 13], "yaxis": "y3"}], "layout": {"annotations": [{"font": {}, "showarrow": false, "text": "Case=Confirmed", "x": 0.16, "xanchor": "center", "xref": "paper", "y": 1, "yanchor": "bottom", "yref": "paper"}, {"font": {}, "showarrow": false, "text": "Case=Deaths", "x": 0.5, "xanchor": "center", "xref": "paper", "y": 1, "yanchor": "bottom", "yref": "paper"}, {"font": {}, "showarrow": false, "text": "Case=Recovered", "x": 0.84, "xanchor": "center", "xref": "paper", "y": 1, "yanchor": "bottom", "yref": "paper"}], "barmode": "relative", "legend": {"title": {"text": "Case"}, "tracegroupgap": 0}, "title": {"text": "India"}, "xaxis": {"anchor": "y", "domain": [0, 0.32], "title": {"text": "Date"}}, "xaxis2": {"anchor": "y2", "domain": [0.34, 0.66], "matches": "x", "title": {"text": "Date"}}, "xaxis3": {"anchor": "y3", "domain": [0.68, 1.0], "matches": "x", "title": {"text": "Date"}}, "yaxis": {"anchor": "x", "domain": [0, 1], "title": {"text": "Count"}}, "yaxis2": {"anchor": "x2", "domain": [0, 1], "matches": "y", "showticklabels": false}, "yaxis3": {"anchor": "x3", "domain": [0, 1], "matches": "y", "showticklabels": false}}}
